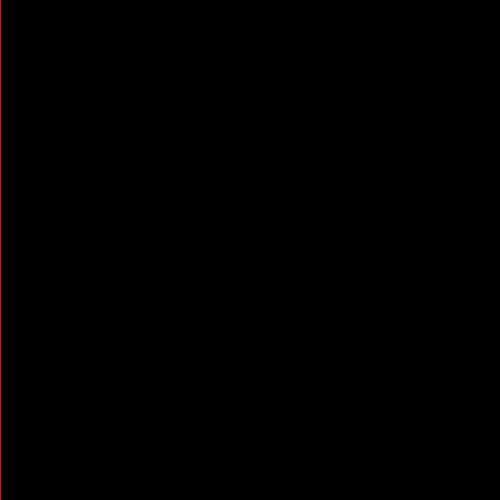
Frame 1 (no input)
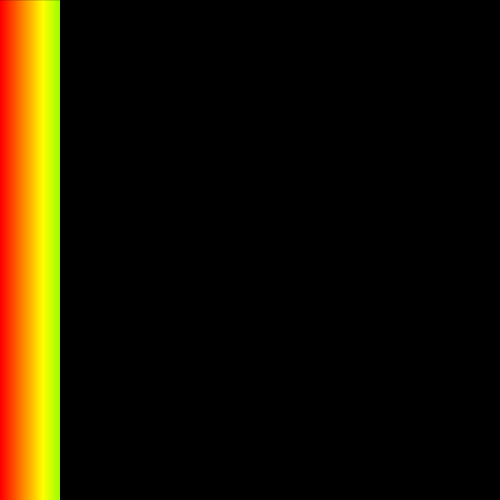
Frame 60 (the mouse pressed at the canvas centre just before this capture)
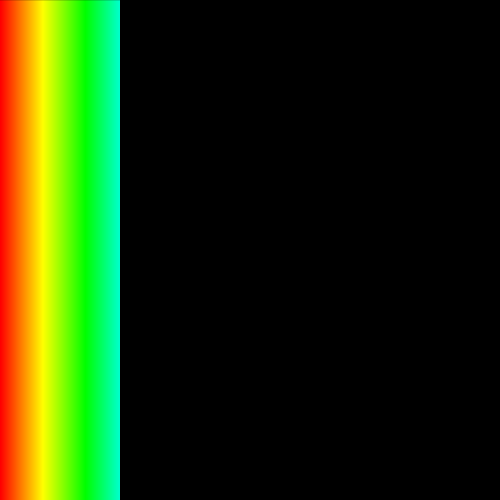
Frame 120 (the mouse held since frame 60 and released just before this capture)

The Processing sketch that drew these frames (run headless with seeded random() and noise(); from frame 60 on, the mouse is pressed at the canvas centre):

// Processing sketch: wk02_ex06_limitingVars_if_ver2
// ── wk02_ex06_limitingVars_if_ver2.pde
//wk02_ex06_limitingVars_if_ver2

float xpos=0;

float h=0;

float incr=1;
float hueIncr=1;

void setup(){
  size(500,500);
  colorMode(HSB);
  background(0);
}

void draw(){
  stroke(h,255,255);
  strokeWeight(1);
  line(xpos,0,xpos,height);
  xpos=xpos+incr;
  h=h+hueIncr;
  //checks value of 'h' and resets the polarity of 'hueIncr'
  //if value is less than 0 or greater than 255 code inside 
  //the curly braces loops
  if(h<=0||h>=255){
    hueIncr=hueIncr * -1;
  }
  //checks value of 'xpos' and resets the polarity of 'incr'
  if(xpos<=0||xpos>=width){
    incr=incr * -1;
  }
  
  
}
